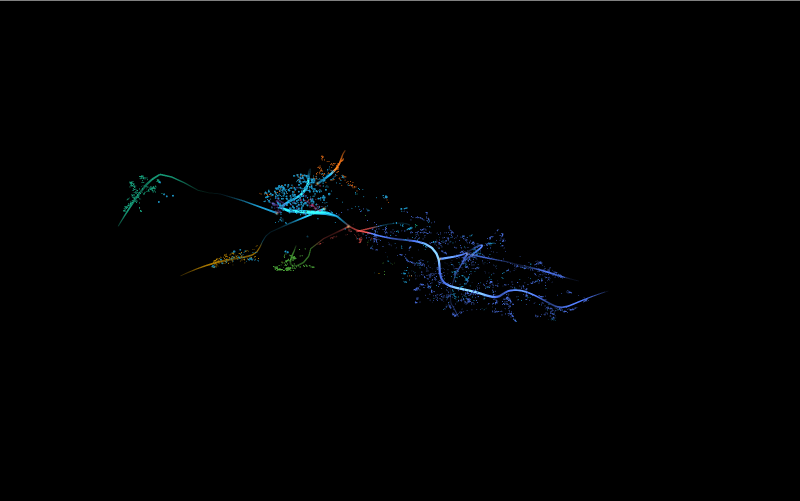
#> input picture docs/assets/05-bloom/scene-raw.png, 1600 x 1001 px (shown at 1/2 size); its folder holds 4 pictures in this run
$ python plot_bloom.py
#> lines starting #> are read from the running program, lines starting #| are printed output that depends on the picture
### scripts/plot_assets.py
"""Regenerate every figure in docs/assets/01-fog/ under one house style.

The figures are post/blog material (see docs/assets/01-fog/README.md),
so they are reproducible from the live map payload rather than from ad-hoc
snippets. One style lives here: palette, framing, saturation, resolution.

    uv run --with matplotlib python scripts/plot_assets.py            # all
    uv run --with matplotlib python scripts/plot_assets.py --only 6   # one
    uv run --with matplotlib python scripts/plot_assets.py --refresh  # ignore cache

Derived geometry that takes real compute (historical tracer variants) is
cached in ~/.ytk/fog-assets-cache.json; --refresh recomputes it.
"""

from __future__ import annotations

import argparse
import json
import os
import textwrap
from pathlib import Path

import numpy as np

MAP = Path(os.path.expanduser("~/.ytk/map.json"))
CACHE = Path(os.path.expanduser("~/.ytk/fog-assets-cache.json"))
OUTDIR = Path(__file__).resolve().parents[1] / "docs" / "assets" / "01-fog"

# --- house style -----------------------------------------------------------
# Computer Modern, the LaTeX/3Blue1Brown face. Set at import so every script
# that imports this module inherits it, including the ones that call
# plt.style.use("dark_background") afterwards -- that style touches colours,
# not families.
FONT_SERIF = "CMU Serif"
FONT_MONO = "CMU Typewriter Text"


def use_house_font() -> None:
    import matplotlib as mpl

    mpl.rcParams["font.family"] = "serif"
    mpl.rcParams["font.serif"] = [FONT_SERIF, "STIX Two Text", "DejaVu Serif"]
    mpl.rcParams["mathtext.fontset"] = "cm"
    mpl.rcParams["axes.unicode_minus"] = False


use_house_font()

DPI = 200
BG = "#08080a"  # figure background
PANEL = "#000000"  # panel interior
FRAME = "#2e2e36"  # panel + figure border
TEXT = "#eceae7"
MUTED = "#9a968f"
GOLD = "#f2b950"  # strands
BLUE = "#5a8cff"
RED = "#ff4d6d"
PURPLE = "#9159ff"
CYAN = "#7fd4ff"
DIM = "#3a3a42"
# mirrored in web/src/lib/palette.ts — change both or change neither

KICKER_SIZE = 9.5
TITLE_SIZE = 16
META_SIZE = 10
PANEL_SIZE = 10.5
TICK_SIZE = 9

MARGIN = 0.035  # figure-fraction padding on every side
PANEL_PAD = 0.014  # gap between a panel's frame and its content cell


# [25 lines left out: functions saturated_magma, punch, not called in this run]


def figure(w: float, ht: float, number: int, kicker: str, title: str, meta: str = ""):
    """Figure with a deliberate header block rather than a centred sentence.

    Left-aligned on the same margin as the panels, stacked as
    kicker (gold, letterspaced) / title (large) / hairline rule / meta
    (muted stats). Returns (fig, top) where top is the figure-fraction the
    panel area may start at — the header reserves real estate in inches, so
    it stays the same physical size whatever the figure's aspect.
    """
    import matplotlib.pyplot as plt
    from matplotlib.lines import Line2D

    fig = plt.figure(figsize=(w, ht), facecolor=BG)
    lines = textwrap.wrap(title, 78)
    inch = lambda v: 1 - v / ht  # inches from the top -> figure fraction

    # The kicker used to be letterspaced by joining characters with spaces,
    # which cannot kern: every letter gap became one space and the real word
    # gap became three, so the rhythm read as visibly wrong. Weight, colour and
    # case carry the emphasis instead.
    fig.text(
        MARGIN,
        inch(0.40),
        f"FIGURE {number:02d}",
        color=GOLD,
        fontsize=KICKER_SIZE + 0.5,
        fontweight="bold",
        va="baseline",
    )
    # offset in inches, not width-fraction: a fraction collapses under the
    # "FIGURE NN" label on figures narrower than ~13.7in
    fig.text(
        MARGIN + 0.95 / w,
        inch(0.40),
        kicker.upper(),
        color=MUTED,
        fontsize=KICKER_SIZE,
        va="baseline",
    )
    y = 0.78
    for line in lines:
        fig.text(MARGIN, inch(y), line, color=TEXT, fontsize=TITLE_SIZE, va="baseline")
        y += 0.30
    rule = y - 0.09
    fig.add_artist(
        Line2D(
            [MARGIN, 1 - MARGIN],
            [inch(rule)] * 2,
            transform=fig.transFigure,
            color=FRAME,
            linewidth=1.0,
        )
    )
    n_meta = 0
    if meta:
        # wrap to the figure's usable width — a meta line that runs past the
        # right margin is the header's version of a clipped label. ~16 CMU
        # meta-size characters fit per inch at the sizes in use.
        meta_lines = textwrap.wrap(meta, max(60, int((w - 2 * MARGIN * w) * 16)))
        n_meta = len(meta_lines)
        for i, ln in enumerate(meta_lines):
            fig.text(
                MARGIN,
                inch(rule + 0.26 + i * 0.21),
                ln,
                color=MUTED,
                fontsize=META_SIZE,
                va="baseline",
            )
    # leave room for the panel titles that sit under the header
    header = rule + (0.92 + max(n_meta - 1, 0) * 0.21 if meta else 0.62)
    return fig, inch(header)


def panel_title(ax, text: str, width: int = 46) -> None:
    ax.set_title(textwrap.fill(text, width), color=TEXT, fontsize=PANEL_SIZE, pad=13)


# [39 lines left out: functions verdict, fit3d, not called in this run]


def style_axes(ax) -> None:
    """2D panel styling: dark interior, muted spines, readable ticks."""
    ax.set_facecolor(PANEL)
    for spine in ax.spines.values():
        spine.set_color(FRAME)
    ax.tick_params(colors=MUTED, labelsize=TICK_SIZE)
    ax.xaxis.label.set_color(MUTED)
    ax.yaxis.label.set_color(MUTED)


def frame_panels(fig, pad: float = PANEL_PAD) -> None:
    """Border every panel and the figure itself. 3D axes report a bbox much
    larger than the drawn cube, so the frame is drawn on the subplot cell —
    which is exactly the region we now fill."""
    from matplotlib.patches import Rectangle

    for ax in fig.axes:
        if getattr(ax, "_is_colorbar", False):
            continue
        box = ax.get_position()
        fig.add_artist(
            Rectangle(
                (box.x0 - pad, box.y0 - pad),
                box.width + 2 * pad,
                box.height + 2 * pad,
                transform=fig.transFigure,
                facecolor="none",
                edgecolor=FRAME,
                linewidth=1.0,
                zorder=-5,
            )
        )
    edge = MARGIN / 2.4
    fig.add_artist(
        Rectangle(
            (edge, edge),
            1 - 2 * edge,
            1 - 2 * edge,
            transform=fig.transFigure,
            facecolor="none",
            edgecolor=FRAME,
            linewidth=1.4,
            zorder=10,
        )
    )


# [258 lines left out: functions save, fog_scatter, strand_plot, vector_grid, vector_image, term_projection and 2 more, not called in this run]


# --- data ------------------------------------------------------------------
def load():
    return json.loads(MAP.read_text())


# [446 lines left out: functions derived, fig01, fig02, fig03, fig04, fig05 and 4 more, not called in this run]


FIGS = {1: fig01, 2: fig02, 3: fig03, 4: fig04, 5: fig05, 6: fig06, 7: fig07, 8: fig08, 9: fig09}


# [17 lines left out: function main, not called in this run]


# [2 lines that do not run on import are left out]

### scripts/plot_bloom.py
"""Validation checkpoint for bloom (feature C, epic #107).

Not a before/after. The question this answers is whether the numpy pipeline in
labs/bloom_tuning.py — the thing the shipped constants were chosen with — is
actually a faithful model of the shader. If it is, tuning in the notebook is
trustworthy. If it is not, every constant chosen there is suspect.

So: take the un-bloomed scene captured from the running map (`?bloom=off`),
run the notebook's arithmetic over it with the shipped constants, and compare
against what the GPU produced from that same scene.

The numpy side deliberately mirrors the shader's *approximations* — the fixed
9-tap kernel, the same tap spacing, the same downsample — rather than an ideal
Gaussian. Comparing against a better blur would measure the wrong thing.

Usage: uv run --with matplotlib --with numpy --with pillow python scripts/plot_bloom.py
Figures land in docs/assets/05-bloom/.
"""

import sys
from pathlib import Path

import matplotlib

matplotlib.use("Agg")
import matplotlib.pyplot as plt
import numpy as np
from PIL import Image

sys.path.insert(0, str(Path(__file__).resolve().parent))
from plot_assets import BG as FIG_BG
from plot_assets import (
    DPI,
    GOLD,
    MARGIN,
    MUTED,
    RED,
    TEXT,
    TICK_SIZE,
    figure,
    frame_panels,
    panel_title,
    style_axes,
)

OUTDIR = Path(__file__).resolve().parents[1] / "docs" / "assets" / "05-bloom"
RAW = OUTDIR / "scene-raw.png"
BLOOMED = OUTDIR / "scene-bloomed.png"

# Exactly what mapRenderer.ts ships.
THRESHOLD, KNEE = 0.26, 0.14
SIGMA, PASSES, DOWNSAMPLE, INTENSITY = 9.5, 2, 2, 1.45

# The shader's kernel, verbatim.
TAPS = np.array(
    [0.0162, 0.0540, 0.1216, 0.1946, 0.2270, 0.1946, 0.1216, 0.0540, 0.0162], dtype=np.float32
)


def save(fig, name: str) -> None:
    frame_panels(fig)
    OUTDIR.mkdir(parents=True, exist_ok=True)
    out = OUTDIR / name
    fig.savefig(out, dpi=DPI, facecolor=FIG_BG)
    print(f"wrote {out.relative_to(OUTDIR.parents[2])}  ({out.stat().st_size // 1024}KB)")
    plt.close(fig)


def legend(ax, **kw):
    return ax.legend(fontsize=TICK_SIZE, framealpha=0.0, labelcolor=TEXT, **kw)


def load(path: Path) -> np.ndarray:
    return np.asarray(Image.open(path).convert("RGB"), dtype=np.float32) / 255.0


def box_down(img, factor):
    h = (img.shape[0] // factor) * factor
    w = (img.shape[1] // factor) * factor
    return img[:h, :w].reshape(h // factor, factor, w // factor, factor, 3).mean((1, 3))


def upsample_to(img, shape):
    """Bilinear, because the bloom textures are LINEAR-filtered on the GPU."""
    yi = np.linspace(0, img.shape[0] - 1, shape[0])
    xi = np.linspace(0, img.shape[1] - 1, shape[1])
    y0 = np.floor(yi).astype(int)
    y1 = np.minimum(y0 + 1, img.shape[0] - 1)
    x0 = np.floor(xi).astype(int)
    x1 = np.minimum(x0 + 1, img.shape[1] - 1)
    wy = (yi - y0)[:, None, None]
    wx = (xi - x0)[None, :, None]
    top = img[y0][:, x0] * (1 - wx) + img[y0][:, x1] * wx
    bot = img[y1][:, x0] * (1 - wx) + img[y1][:, x1] * wx
    return top * (1 - wy) + bot * wy


def tap_blur(img, step_px, axis):
    """The shader's nine taps at a fixed spacing, sampled with clamping."""
    out = np.zeros_like(img)
    n = img.shape[axis]
    for i, w in enumerate(TAPS):
        shift = round((i - 4) * step_px)
        idx = np.clip(np.arange(n) + shift, 0, n - 1)
        out += w * (img[idx] if axis == 0 else img[:, idx])
    return out


def predict(scene: np.ndarray) -> np.ndarray:
    y = scene @ np.array([0.2126, 0.7152, 0.0722], dtype=np.float32)
    t = np.clip((y - (THRESHOLD - KNEE)) / (2 * KNEE), 0, 1)
    bright = scene * (t * t * (3 - 2 * t))[..., None]
    small = box_down(bright, DOWNSAMPLE)
    spread = SIGMA / DOWNSAMPLE / 3
    for _ in range(PASSES):
        small = tap_blur(small, spread, axis=1)
        small = tap_blur(small, spread, axis=0)
    return np.clip(scene + INTENSITY * upsample_to(small, scene.shape[:2]), 0, 1)


def main():
    if not RAW.exists() or not BLOOMED.exists():
        raise SystemExit(f"missing captures — run scripts/shoot_bloom_pair.py first ({RAW.parent})")
    scene = load(RAW)
    gpu = load(BLOOMED)
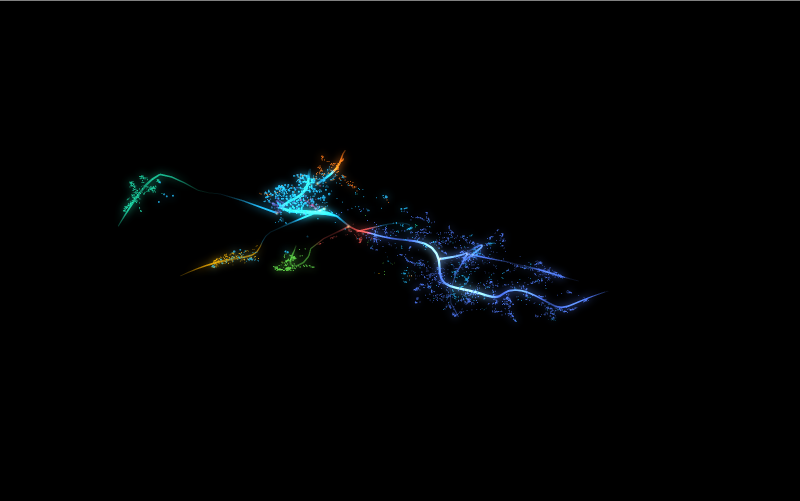
#> input picture docs/assets/05-bloom/scene-bloomed.png, 1600 x 1001 px (shown at 1/2 size)
    model = predict(scene)
#> in predict, `t = np.clip((y - (THRESHOLD - KNEE)) / (2 * KNEE), 0, 1)`:
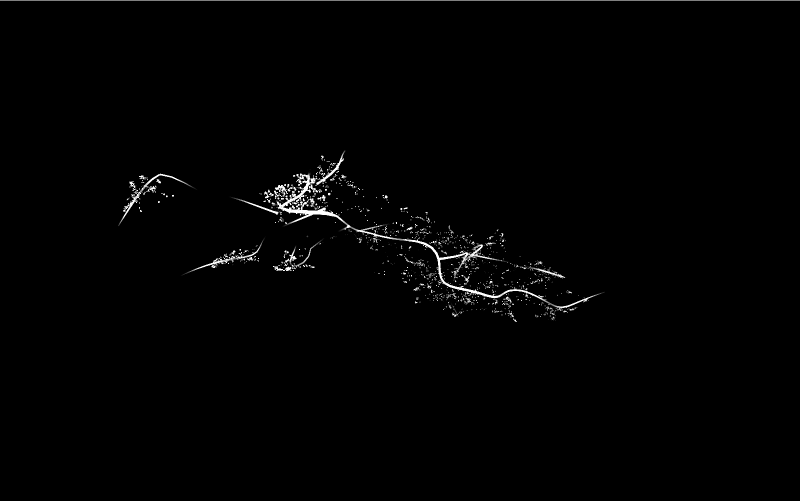
#> t: shape (1001, 1600) float32 (shown at 1/2 size); min 0, max 1, mean 0.00969
#> in box_down, `return img[:h, :w].reshape(h // factor, factor, w // factor, factor, 3..`:
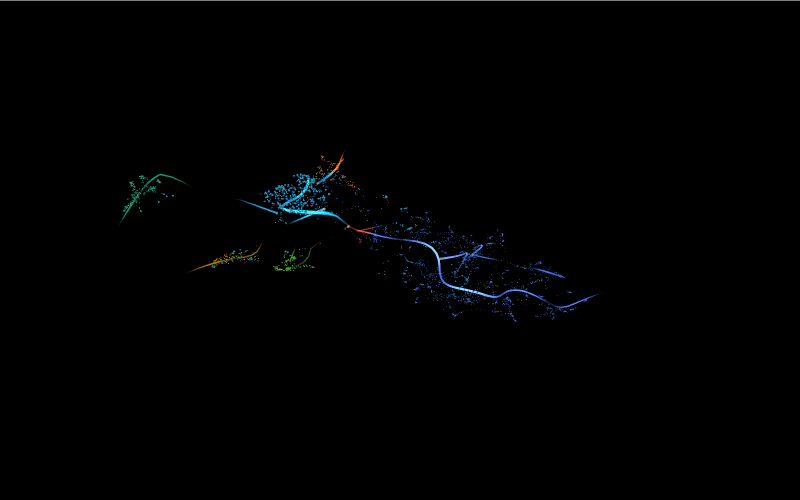
#> returned value: shape (500, 800, 3) float32; mean of channels 0, 1, 2 0.0031, 0.00522, 0.00649; drawn as R, G, B
#> the loop in predict, `for _ in range(PASSES):` made 2 passes
#> pass 1, in predict, `small = tap_blur(small, spread, axis=0)`:
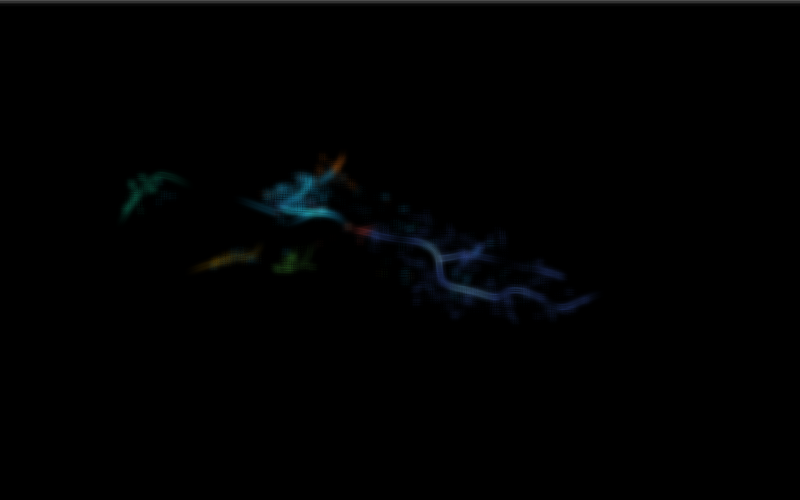
#> small: shape (500, 800, 3) float32; mean R, G, B 0.00383, 0.00596, 0.00723

    err = np.abs(model - gpu).mean(axis=2)
    added_gpu = np.clip(gpu - scene, 0, 1).mean() * 100
#> added_gpu = 0.431
    added_model = np.clip(model - scene, 0, 1).mean() * 100
#> added_model = 0.764

    fig, top = figure(
        16.0,
        7.4,
        1,
        "does the notebook model the shader?",
        "The numpy pipeline the constants were chosen with, against the GPU",
        f"threshold {THRESHOLD} · knee {KNEE} · σ {SIGMA} · {PASSES} passes · "
        f"÷{DOWNSAMPLE} · intensity {INTENSITY}  ·  mean |error| {err.mean() * 100:.2f}%",
    )
#> top = 0.742
    gs = fig.add_gridspec(
        1, 4, left=0.015, right=1 - MARGIN - 0.005, top=top, bottom=0.11, wspace=0.045
    )

    for k, (img, title) in enumerate(
        (
            (scene, "scene, bloom off (?bloom=off)"),
            (model, "numpy prediction"),
            (gpu, "what the GPU drew"),
        )
    ):
        ax = fig.add_subplot(gs[k])
        style_axes(ax)
        ax.set_facecolor("#000000")
        panel_title(ax, title)
        ax.imshow(np.clip(img, 0, 1))
        ax.set_xticks([])
        ax.set_yticks([])
#> this loop made 3 passes
#> title on passes 1 to 3: 'scene, bloom off (?bloom=off)', 'numpy prediction', 'what the GPU drew'

    ax = fig.add_subplot(gs[3])
    style_axes(ax)
    panel_title(ax, "|prediction − GPU|, per pixel")
    im = ax.imshow(err, cmap="magma", vmin=0, vmax=max(err.max(), 1e-6))
    ax.set_xticks([])
    ax.set_yticks([])
    cb = fig.colorbar(im, ax=ax, fraction=0.045, pad=0.02)
    cb.ax.tick_params(colors=MUTED, labelsize=TICK_SIZE)
    cb.set_label("absolute error", color=MUTED, fontsize=TICK_SIZE)

    fig.text(
        MARGIN,
        0.045,
        f"light added over the scene — GPU {added_gpu:.2f}%, prediction {added_model:.2f}%   ·   "
        f"p99 error {np.percentile(err, 99) * 100:.2f}%, max {err.max() * 100:.2f}%",
        color=MUTED,
        fontsize=TICK_SIZE,
        va="baseline",
    )
    save(fig, "01-model-vs-gpu.png")
#> in save, `fig.savefig(out, dpi=DPI, facecolor=FIG_BG)`:
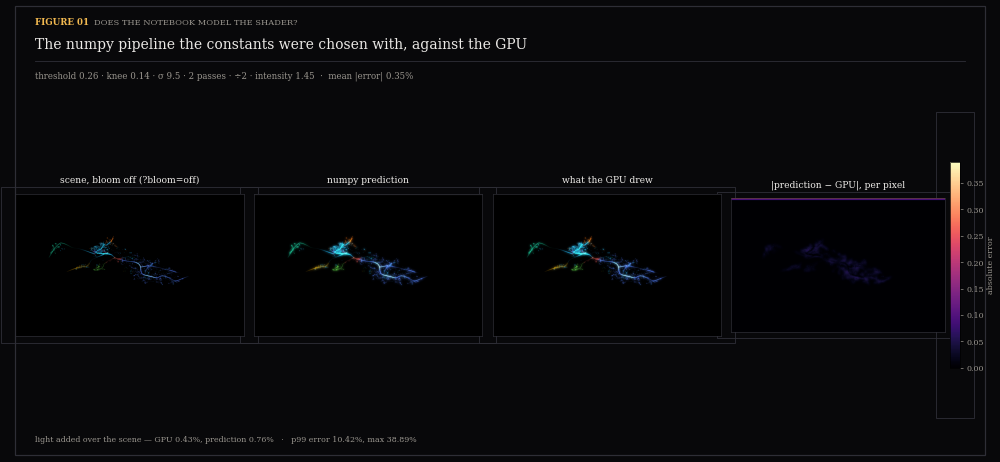
#> figure drawn by matplotlib, 5 panels

    fig, top = figure(
        12.0,
        6.0,
        2,
        "where the model and the GPU disagree",
        "Error against scene brightness",
        "if the notebook is faithful the error should be small everywhere and "
        "unstructured — error that tracks brightness means the bright-pass differs",
    )
    gs = fig.add_gridspec(1, 1, left=0.085, right=1 - MARGIN - 0.02, top=top, bottom=0.14)
    ax = fig.add_subplot(gs[0])
    style_axes(ax)
    panel_title(ax, "per-pixel error vs luminance")
    y = (scene @ np.array([0.2126, 0.7152, 0.0722], dtype=np.float32)).ravel()
    e = err.ravel()
    sel = np.random.default_rng(7).choice(len(y), size=min(40000, len(y)), replace=False)
    ax.scatter(y[sel], e[sel] * 100, s=1.2, color=GOLD, alpha=0.35, linewidths=0)
    ax.axvline(THRESHOLD, color=RED, ls="--", lw=1.5, label=f"bright-pass threshold ({THRESHOLD})")
    ax.set_xlabel("scene luminance")
    ax.set_ylabel("absolute error / %")
    legend(ax, loc="upper right")
    save(fig, "02-error-structure.png")
#> call 2 of save, with name = '02-error-structure.png'
#> in save (call 2), `fig.savefig(out, dpi=DPI, facecolor=FIG_BG)`:
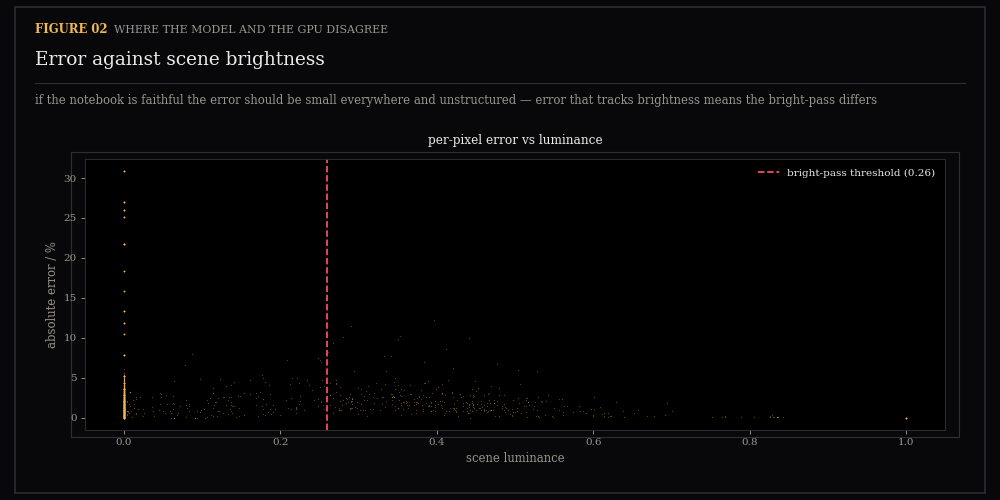
#> figure drawn by matplotlib, 1 panel

    print()
    print(f"  mean |error|     {err.mean() * 100:.3f}%")
#|   mean |error|     0.349%
    print(f"  p99 |error|      {np.percentile(err, 99) * 100:.3f}%")
#|   p99 |error|      10.415%
    print(f"  max |error|      {err.max() * 100:.3f}%")
#|   max |error|      38.890%
    print(f"  light added      GPU {added_gpu:.3f}%  model {added_model:.3f}%")
#|   light added      GPU 0.431%  model 0.764%


if __name__ == "__main__":
    main()
